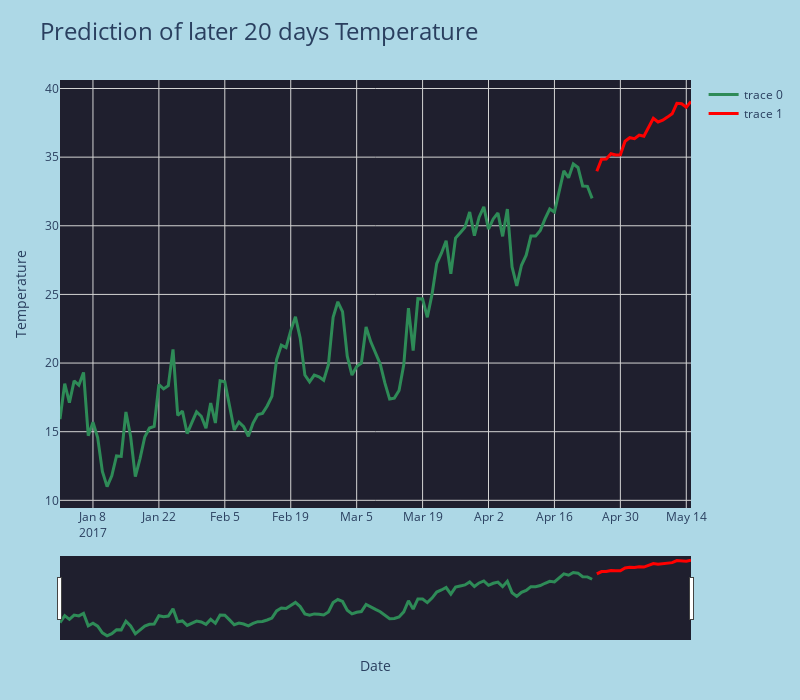

Here is the notebook cell this chart was saved with:
### Code cell
fig3 = go.Figure()
fig3.add_trace(go.Scatter(
    x=df.index,
    y=df.values.flatten(),
    mode='lines',
    line=dict(color='seagreen', width=3)
))
fig3.add_trace(go.Scatter(
    x=predictions.index,
    y=predictions.values.flatten(),
    mode='lines',
    line=dict(color='red', width=3)
))
fig3.update_xaxes(
    rangeslider_visible=True,
    showgrid=True,
    gridcolor='lightgray'
)
fig3.update_yaxes(
    showgrid=True,
    gridcolor='lightgray'
)
fig3.update_layout(
    title = 'Prediction of later 20 days Temperature',
    title_font_size = 24,
    xaxis_title = 'Date',
    yaxis_title = 'Temperature',
    height=700,
    width = 800,
    plot_bgcolor='#1f1f2e',
    paper_bgcolor='lightblue',
    margin=dict(l=60, r=60, t=80, b=60)
)
fig3.show()
